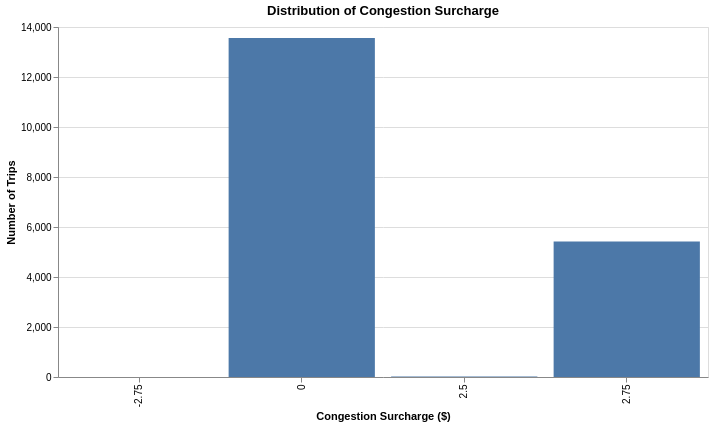

Describe this chart as a Vega-Lite specification.
### Vega-Lite specification from a JSON file in a GitHub repository (floating-point values rounded to 4 significant figures)
{"config": {"view": {"continuousWidth": 300, "continuousHeight": 300}}, "data": {"name": "data-dc1bd220937446bdfc4fbbd97544665b"}, "mark": {"type": "bar"}, "encoding": {"tooltip": [{"field": "congestion_surcharge", "title": "Surcharge", "type": "ordinal"}, {"field": "trip_count", "format": ",", "title": "Trips", "type": "quantitative"}], "x": {"field": "congestion_surcharge", "title": "Congestion Surcharge ($)", "type": "ordinal"}, "y": {"field": "trip_count", "title": "Number of Trips", "type": "quantitative"}}, "height": 350, "title": "Distribution of Congestion Surcharge", "width": 650, "$schema": "https://vega.github.io/schema/vega-lite/v6.4.1.json", "datasets": {"data-dc1bd220937446bdfc4fbbd97544665b": [{"congestion_surcharge": -2.75, "trip_count": 1}, {"congestion_surcharge": 0.0, "trip_count": 13556}, {"congestion_surcharge": 2.5, "trip_count": 24}, {"congestion_surcharge": 2.75, "trip_count": 5418}]}}
